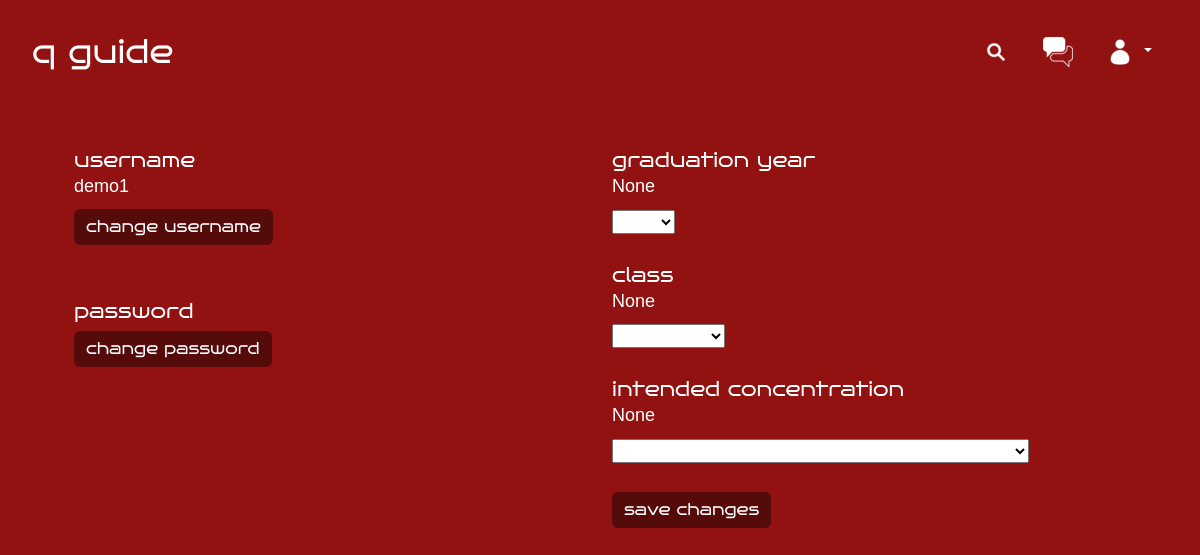
Page /profile (signed in) on the earlier database version.
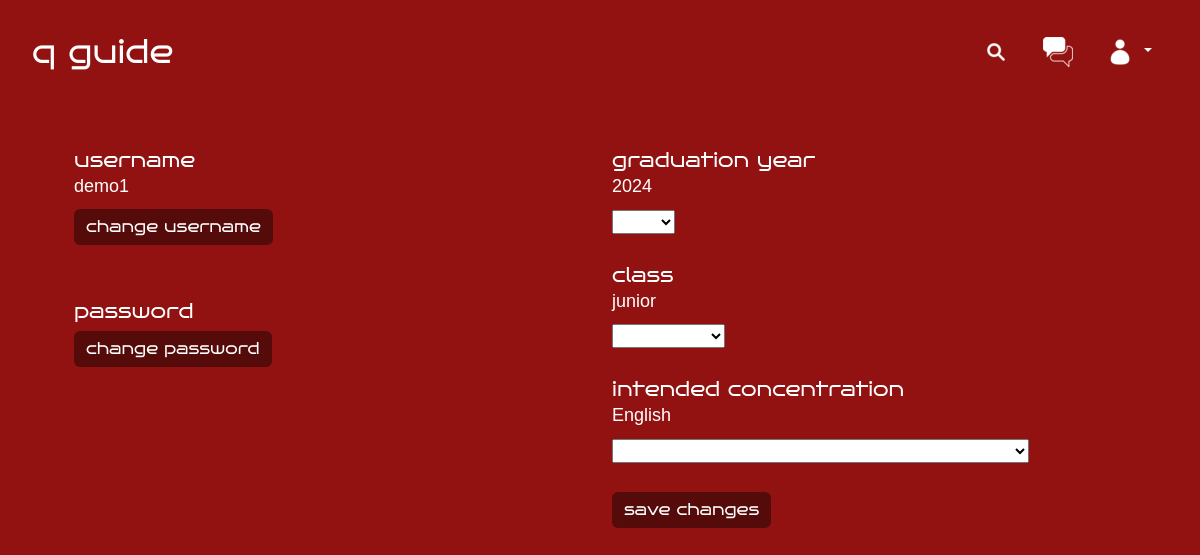
Same page on the later database version.
### tables this page shows
CREATE TABLE users (
    id INTEGER PRIMARY KEY AUTOINCREMENT NOT NULL,
    username TEXT NOT NULL,
    hash TEXT NOT NULL,
    class TEXT,
    grad_year INTEGER
, concentration TEXT);

### app.py (the view)
@app.route("/profile", methods=['GET','POST'])
@login_required
def profile():
    db.execute("SELECT username FROM users WHERE id = (?)", (session["user_id"],))
    username = db.fetchall()
    db.execute("SELECT username FROM users")
    usernames = db.fetchall()
    db.execute("SELECT grad_year FROM users WHERE id = (?)", (session["user_id"],))
    grad_year = db.fetchall()
    db.execute("SELECT class FROM users WHERE id = (?)", (session["user_id"],))
    curr_class = db.fetchall()
    db.execute("SELECT concentration FROM users WHERE id = (?)", (session["user_id"],))
    concentration = db.fetchall()
    if request.method == "POST":
        if request.form.get("action") == "change_user":
            if not request.form.get("username"):
                return render_template("profile.html", error="must enter new username", username=username[0][0], grad_year=grad_year[0][0], curr_class=curr_class[0][0], concentration=concentration[0][0])
            elif not request.form.get("password"):
                return render_template("profile.html", error="must enter password", username=username[0][0], grad_year=grad_year[0][0], curr_class=curr_class[0][0], concentration=concentration[0][0])
            elif (any(request.form.get("username") in u for u in usernames)):
                return render_template("profile.html", error="username is already taken", username=username[0][0], grad_year=grad_year[0][0], curr_class=curr_class[0][0], concentration=concentration[0][0])
            db.execute("SELECT hash FROM users WHERE id = (?)", (session["user_id"],))
            password = db.fetchall()
            if not check_password_hash(password[0][0], request.form.get("password")):
                return render_template("profile.html", error="invalid password", username=username[0][0], grad_year=grad_year[0][0], curr_class=curr_class[0][0], concentration=concentration[0][0])
            db.execute("UPDATE users SET username = (?) WHERE id = (?)", (request.form.get("username"), session["user_id"]))
            connection.commit()
            db.execute("SELECT username FROM users WHERE id = (?)", (session["user_id"],))
            username = db.fetchall()
            return render_template("profile.html", username=username[0][0], grad_year=grad_year[0][0], curr_class=curr_class[0][0], concentration=concentration[0][0])
        elif request.form.get("action") == "change_pass":
            if not request.form.get("current_password"):
                return render_template("profile.html", error="must enter current password", username=username[0][0], grad_year=grad_year[0][0], curr_class=curr_class[0][0], concentration=concentration[0][0])
            elif not request.form.get("new_password") or not request.form.get("new_password2"):
                return render_template("profile.html", error="must enter new password", username=username[0][0], grad_year=grad_year[0][0], curr_class=curr_class[0][0], concentration=concentration[0][0])
            elif request.form.get("new_password") != request.form.get("new_password2"):
                return render_template("profile.html", error="passwords do not match", username=username[0][0], grad_year=grad_year[0][0], curr_class=curr_class[0][0], concentration=concentration[0][0])
            db.execute("SELECT hash FROM users WHERE id = (?)", (session["user_id"],))
            password = db.fetchall()
            if not check_password_hash(password[0][0], request.form.get("current_password")):
                return render_template("profile.html", error="invalid password", username=username[0][0], grad_year=grad_year[0][0], curr_class=curr_class[0][0], concentration=concentration[0][0])
            db.execute("UPDATE users SET hash = (?) WHERE id = (?)", (generate_password_hash(request.form.get("new_password"), method='pbkdf2:sha256', salt_length=8), session["user_id"]))
            connection.commit()
            return render_template("profile.html", username=username[0][0], grad_year=grad_year[0][0], curr_class=curr_class[0][0], concentration=concentration[0][0])
        elif request.form.get("action") == "school_info":
            db.execute("SELECT grad_year FROM users WHERE id = (?)", (session["user_id"],))
            grad_year = db.fetchall()
            db.execute("SELECT class FROM users WHERE id = (?)", (session["user_id"],))
            curr_class = db.fetchall()
            db.execute("SELECT concentration FROM users WHERE id = (?)", (session["user_id"],))
            concentration = db.fetchall()
            if request.form.get("years") != grad_year[0][0] and request.form.get("years") != "":
                db.execute("UPDATE users SET grad_year = (?) WHERE id = (?)", (request.form.get("years"), session["user_id"]))
                connection.commit()
            if request.form.get("classes") != curr_class[0][0] and request.form.get("classes") != "":
                db.execute("UPDATE users SET class = (?) WHERE id = (?)", (request.form.get("classes"), session["user_id"]))
                connection.commit()
            if request.form.get("concentrations") != concentration[0][0] and request.form.get("concentrations") != "":
                db.execute("UPDATE users SET concentration = (?) WHERE id = (?)", (request.form.get("concentrations"), session["user_id"]))
                connection.commit()
        return redirect("/profile")
    else:
        return render_template("profile.html", username=username[0][0], grad_year=grad_year[0][0], curr_class=curr_class[0][0], concentration=concentration[0][0])

### app.py (called while the page is built)
@app.after_request
def after_request(response):
    response.headers["Cache-Control"] = "no-cache, no-store, must-revalidate"
    response.headers["Expires"] = 0
    response.headers["Pragma"] = "no-cache"
    return response

### helpers.py (called while the page is built)
def login_required(f):
    @wraps(f)
    def decorated_function(*args, **kwargs):
        if session.get("user_id") is None:
            return redirect("/login")
        return f(*args, **kwargs)
    return decorated_function

### templates/profile.html (shortened to what this page needs)
{% extends "layout.html" %}
{% block main %}
<form action="/profile" method="post">
    <div class="container text-start">
        <div class="row">
            <div class="col">
                <h5>username</h5>
                <p>{{ username }}</p>
                <button type="button" class="btn btn-primary" data-bs-toggle="modal" data-bs-target="#exampleModal">
                    change username
                </button>
                <br>
                <br>
                <br>
                <h5>password</h5>
                <button type="button" class="btn btn-primary" data-bs-toggle="modal" data-bs-target="#exampleModal2">
                    change password
                </button>
                <br>
                <br>
            </div>
            <div class="col">
                <h5>graduation year</h5>
                <p>{{ grad_year }}</p>
                <select id="years" name="years">
                    <option value=""></option>
                    <option value="2023">2023</option>
                </select>
                <br>
                <br>
                <h5>class</h5>
                <p>{{ curr_class }}</p>
                <select id="classes" name="classes">
                    <option value=""></option>
                    <option value="freshman">freshman</option>
                </select>
                <br>
                <br>
                <h5>intended concentration</h5>
                <p>{{ concentration }}</p>
                <select id="concentrations" name="concentrations">
                    <option></option>
                    <option>African and African American Studies</option>
                </select>
                <br>
                <br>
                <button type="submit" class="btn btn-primary" name="action" value="school_info">save changes</button>
            </div>
        </div>
    </div>
</form>
{% endblock %}

Differences in the rows shown:
changed users "demo1": grad_year (not shown) → "2024"; class (not shown) → "junior"; concentration (not shown) → "English"
Other differences:
{{ grad_year }}: "None" → (not shown)
{{ curr_class }}: "None" → (not shown)
{{ concentration }}: "None" → (not shown)
